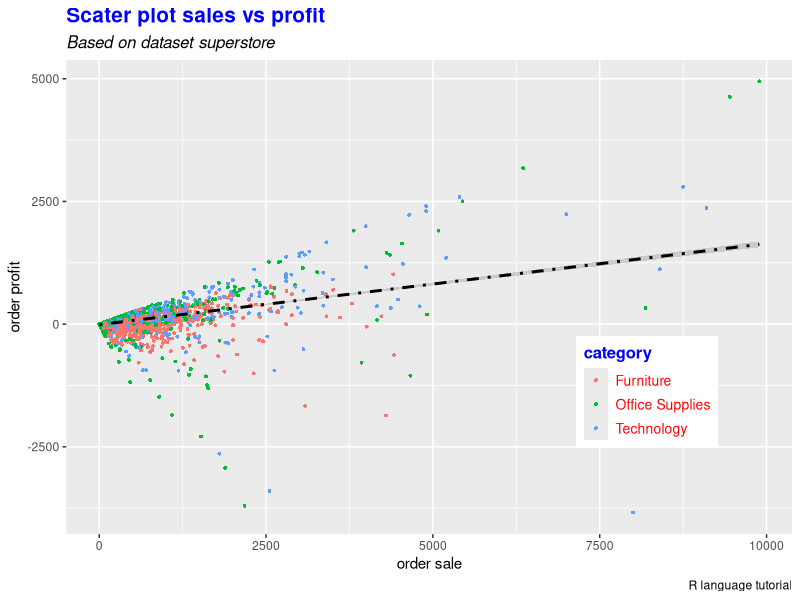

Reproduce this figure in R.
library(dplyr)
library(ggplot2)

dataset <- read.csv('Assessment_Statistics_foundation_ Dataset_superstore_simple.csv')

plot1<-ggplot(dataset,aes(x=sales,y=profit))+
  geom_point(aes(color=category),size=1,shape=16) +
  geom_smooth(method='lm',color='black',linetype='dotdash',size=1)+
  labs(title = 'Scater plot sales vs profit',
       subtitle = 'Based on dataset superstore',
       caption = 'R language tutorial')+
    xlab('order sale')+
    ylab('order profit')+
  theme(
    plot.title = element_text(color='blue',size=15,face='bold'),
    plot.subtitle = element_text(color='black',size=12,face='italic')
  )
plot2 <- plot1+  theme(
  legend.position=c(0.8,0.3),
  legend.title = element_text(color='blue',size=12,face='bold'),
  legend.text = element_text(size=10,color='red'),
)

plot2

ggsave(plot2,'tes.png')